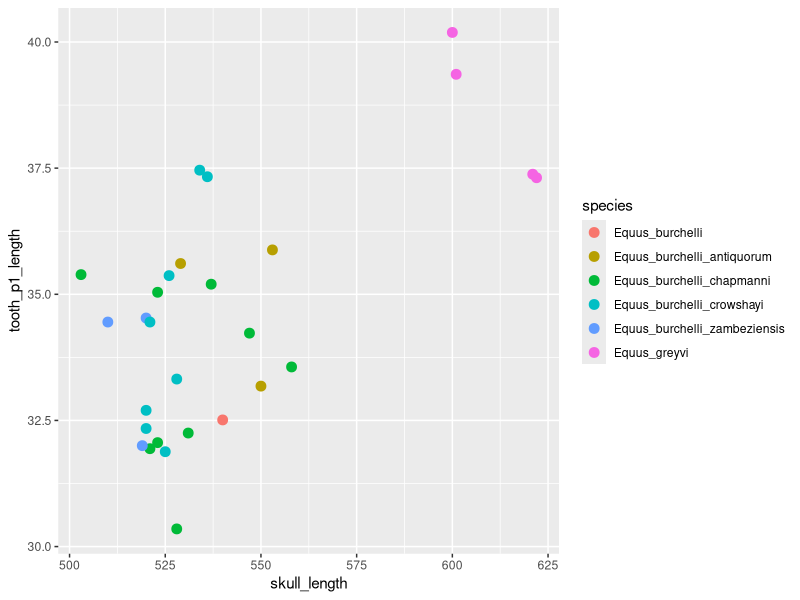

Write R code to recreate this figure. (Note: this script raises an error after producing the figure.)
# looking for allometry
# does tooth area increase at the same rate as skull area

library(ggplot2)
library(tidyverse)
library(stringr)

#zebra graphs and analysis
zebra <- read_csv("./data/2017-05-15_zebra-collection-data.csv")
glimpse(zebra)

#--------------------------------
# plot a graphics
ggplot(zebra, aes(skull_length , tooth_p1_length, color = species)) +
  geom_point(size = 3)

#-----------------------------
# making the model

model1 <- lm(tooth_p1_length ~ skull_length, data = zebra)


# check the assumptions
autoplot(model1, smooth.colour = NA)


anova(model1)
summary(model1)
# yes, skull length does have a significat on tooth length p< 0.001, F = 18.174 dF= 25

#------------------------------------
# plotting graph looking for allometry

newX <- expand.grid(skull_length = seq(from = 500, to = 624, length = 100))

# Look at newX
head(newX)


newY <- predict(model1, newdata = newX, interval = "confidence")

# Look at newY
head(newY)

addThese <- data.frame(newX, newY)

# Look at addThese
head(addThese)

addThese <- rename(addThese, tooth_p1_length = fit)

# Look at addThese
head(addThese)


ggplot(zebra, aes(x = skull_length, y = tooth_p1_length)) + 
  geom_point(col = "coral", size = 3) +
  labs(x = "Skull length (mm)", y = "Length of first pre molar (mm)") +
  theme_bw() +
  geom_smooth(data = addThese, aes(ymin = lwr, ymax = upr), stat = "identity")
#---------------------------------------------------------
# line has a gradient of 1:1 , tooth length increases proprtioanly with skull length
#------------------------------------------------------